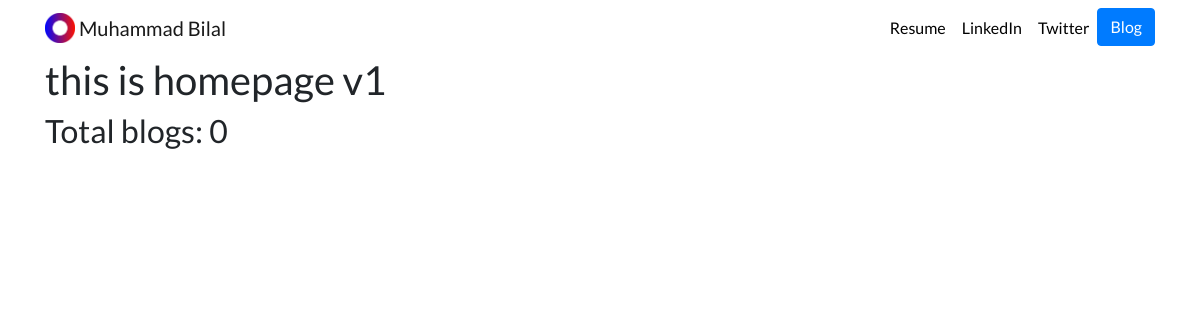
Page /blog/ on the earlier database version.
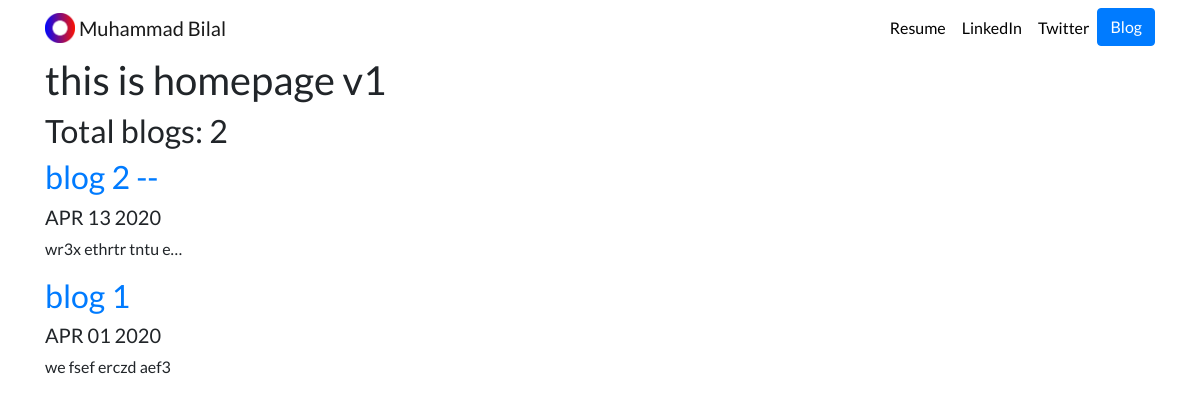
Same page on the later database version.
### blog_app/models.py (models this page shows, shortened)
class Blog(models.Model):
    title = models.CharField(max_length=200)
    description = models.TextField(max_length=250)
    date = models.DateField(default='None')

### blog_app/views.py (the view)
# urls.py: path('',views.all_blogs,name='all_blogs'),
def all_blogs(request):
    blogs = Blog.objects.order_by('-date')
    return render(request, 'blog_app/blogshomev1.html', {'blogs':blogs}  )

### blog_app/templates/blog_app/blogshomev1.html
{% extends 'portfolio_app/new_base.html' %}
    {% block myblockcontent %}
<h1> this is homepage v1</h1>
<h2> Total blog{{ blogs.count| pluralize }}: {{ blogs.count }} </h2>
{% for i in blogs %}
<a href="{% url 'blog_app:detail' i.id %}"><h2>{{ i.title }}</h2> </a>
<h5>{{ i.date |date:'M d Y'|upper }}</h5>
<p>{{ i.description| safe| truncatechars:20 }}</p>
{% endfor %}
    {% endblock %}

Differences in the rows shown:
added Blog: title "blog 2 --", date "APR 13 2020", description "wr3x ethrtr tntu e…"
added Blog: title "blog 1", date "APR 01 2020", description "we fsef erczd aef3"
Other differences:
{{ blogs.count }}: "0" → "2"
